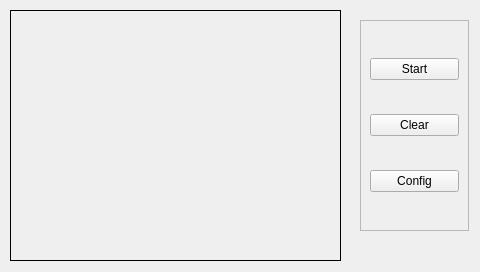
<?xml version="1.0" encoding="UTF-8"?>
<ui version="4.0">
 <class>Widget</class>
 <widget class="QWidget" name="Widget">
  <property name="geometry">
   <rect>
    <x>0</x>
    <y>0</y>
    <width>480</width>
    <height>272</height>
   </rect>
  </property>
  <property name="windowTitle">
   <string>Widget</string>
  </property>
  <widget class="QFrame" name="frame">
   <property name="geometry">
    <rect>
     <x>360</x>
     <y>20</y>
     <width>109</width>
     <height>211</height>
    </rect>
   </property>
   <property name="frameShape">
    <enum>QFrame::StyledPanel</enum>
   </property>
   <property name="frameShadow">
    <enum>QFrame::Raised</enum>
   </property>
   <layout class="QVBoxLayout" name="verticalLayout">
    <item>
     <widget class="QPushButton" name="btn_start">
      <property name="text">
       <string>Start</string>
      </property>
     </widget>
    </item>
    <item>
     <widget class="QPushButton" name="btn_clear">
      <property name="text">
       <string>Clear</string>
      </property>
     </widget>
    </item>
    <item>
     <widget class="QPushButton" name="btn_config">
      <property name="text">
       <string>Config</string>
      </property>
     </widget>
    </item>
   </layout>
  </widget>
  <widget class="QLabel" name="area_writedown">
   <property name="geometry">
    <rect>
     <x>10</x>
     <y>10</y>
     <width>331</width>
     <height>251</height>
    </rect>
   </property>
   <property name="frameShape">
    <enum>QFrame::Box</enum>
   </property>
   <property name="text">
    <string/>
   </property>
  </widget>
 </widget>
 <resources/>
 <connections/>
</ui>
